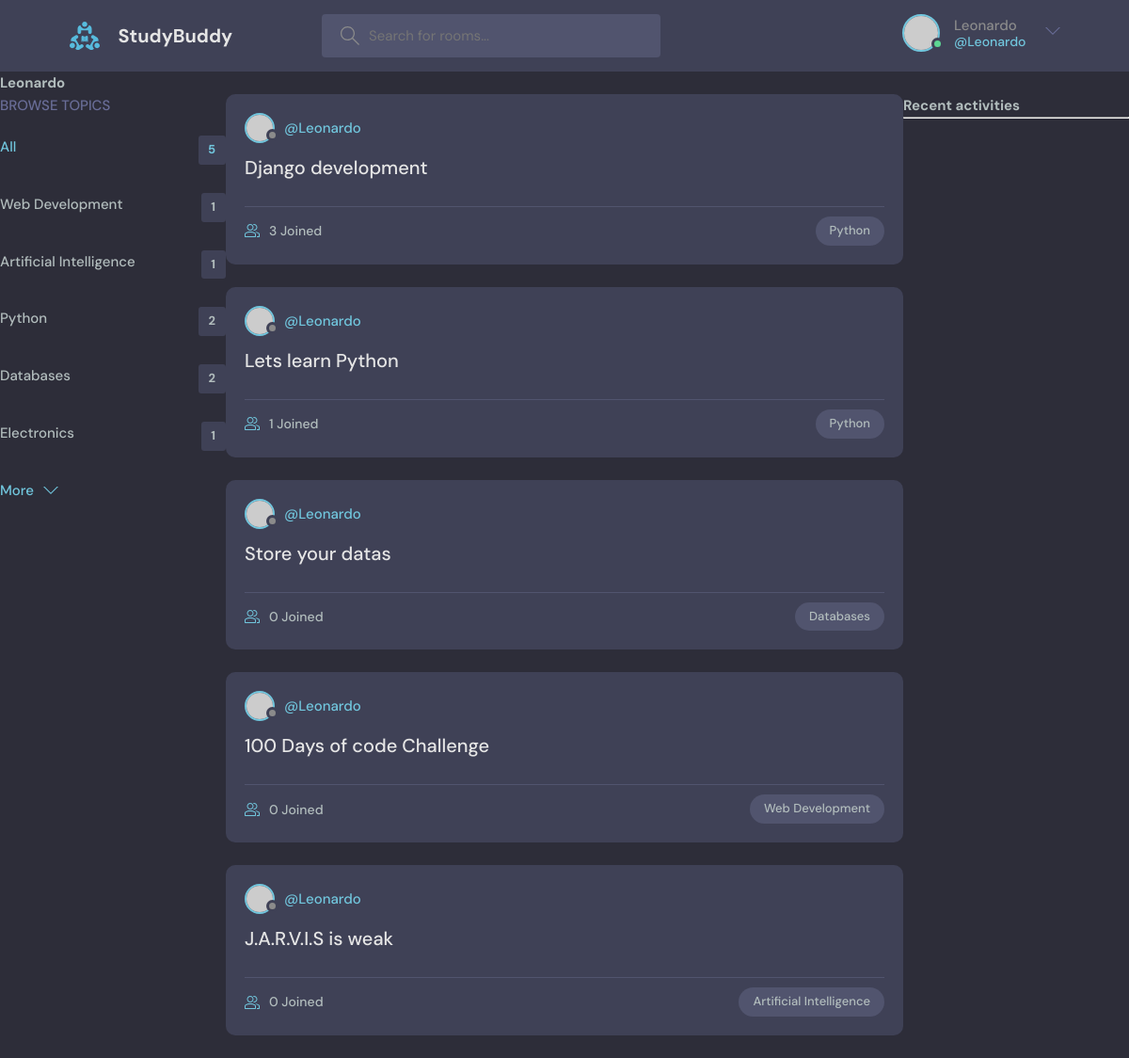
Screenshot of /profile/1 (signed in) with the database file from the repository.
### base/models.py (models this page shows, shortened)
class Topic(models.Model):
    name = models.CharField(max_length=200)

class Room(models.Model):
    host = models.ForeignKey(User, on_delete=models.SET_NULL, null=True)
    topic = models.ForeignKey(Topic, on_delete=models.SET_NULL,null=True)
    name = models.CharField(max_length=200)
    description = models.TextField(null=True, blank=True)
    participants = models.ManyToManyField(User, related_name='participants', blank=True)
    updated = models.DateTimeField(auto_now=True)
    created = models.DateTimeField(auto_now_add=True)
    class Meta:
        ordering = ['-updated', '-created']

### base/views.py (the view)
# urls.py: path('profile/<int:id>', views.userProfile, name='userprofile'),
def userProfile(request, id):
    user = User.objects.get(id=id)
    rooms = user.room_set.all()
    room_messages = user.message_set.all()
    topics = Topic.objects.all()
    context = {'user':user, 'rooms':rooms, 'topics': topics, 'room-messages': room_messages}
    return render(request, 'base/profile.html', context)

### base/templates/base/profile.html (shortened to what this page needs)
{% extends "main.html" %}
{% block content %}
<h1>{{ user.username }}</h1>
<div class="profile-container">
    <div>
        {% include "base/topics_component.html" %}
    </div>
    <div>
        {% include "base/feed_component.html" %}
    </div>
    <div>
        {% include "base/activity_component.html" %}
    </div>
</div>
{% endblock %}

### templates/navbar.html (shortened to what this page needs)
{% load static %}
<header class="header header--loggedIn">
    <div class="container">
      <a href="{% url 'home' %}" class="header__logo">
        <img src="{% static 'images/logo.svg' %}" />
        <h1>StudyBuddy</h1>
      </a>
      <form class="header__search" method="GET" action="{% url 'home' %}">
        <label>
          <input placeholder="Search for rooms..." />
        </label>
      </form>
      <nav class="header__menu">
        {% if request.user.is_authenticated %}
        <div class="header__user">
          <a href="profile.html">
            <div class="avatar avatar--medium active">
              <img src="https://randomuser.me/api/portraits/men/37.jpg" />
            </div>
            <p>{{ request.user.username }}<span>@{{ request.user.username }}</span></p>
          </a>
          <button class="dropdown-button">
            <svg version="1.1" xmlns="http://www.w3.org/2000/svg" width="32" height="32" viewBox="0 0 32 32">
              <title>chevron-down</title>
              <path d="M16 21l-13-13h-3l16 16 16-16h-3l-13 13z"></path>
            </svg>
          </button>
        </div>
        {% else %}
        <a href="{% url 'login' %}">
          <img src="{% static 'images/avatar.svg' %}" />
          <p>Login</p>
        </a>
        {% endif %}
      </nav>
    </div>
  </header>

### base/templates/base/topics_component.html
<div class="topics">
    <div class="topics__header">
      <h2>Browse Topics</h2>
    </div>
    <ul class="topics__list">
      <li>
        <a href="{% url 'home' %}" class="active">All <span>{{topics.count}}</span></a>
      </li>
      {% for topic in topics %}
      <li>
        <a href="{% url 'home' %}?q={{ topic.name }}">{{topic.name}}<span>{{topic.room_set.all.count}}</span></a>
      </li>
      {% endfor %}
    <a class="btn btn--link" href="topics.html">
      More
      <svg version="1.1" xmlns="http://www.w3.org/2000/svg" width="32" height="32" viewBox="0 0 32 32">
        <title>chevron-down</title>
        <path d="M16 21l-13-13h-3l16 16 16-16h-3l-13 13z"></path>
      </svg>
    </a>
  </div>

### base/templates/base/feed_component.html (shortened to what this page needs)
{% for room in rooms %}
<div class="roomListRoom">
    <div class="roomListRoom__header">
      <a href="{% url 'userprofile' room.host.id %}" class="roomListRoom__author">
        <div class="avatar avatar--small">
          <img src="https://randomuser.me/api/portraits/women/11.jpg" />
        </div>
        <span>@{{room.host.username}}</span>
      </a>
    </div>
    <div class="roomListRoom__content">
      <a href="{% url 'room' room.id %}">{{room.name}}</a>
    </div>
    <div class="roomListRoom__meta">
      <a href="{% url 'room' room.id %}" class="roomListRoom__joined">
        {{room.participants.all.count}} Joined
      </a>
      <p class="roomListRoom__topic">{{room.topic.name}}</p>
    </div>
  </div>
{% endfor %}

### base/templates/base/profile.html (style rules this page uses)
.profile-container { display: grid ; grid-template-columns: 1fr 3fr 1fr; }

### rows the page displays
Topic: name "Web Development", room_set.all.count "1"
Topic: name "Artificial Intelligence", room_set.all.count "1"
Topic: name "Python", room_set.all.count "2"
Topic: name "Databases", room_set.all.count "2"
Topic: name "Electronics", room_set.all.count "1"
Room: host.username "Leonardo", name "Django development", participants.all.count "3", topic.name "Python"
Room: host.username "Leonardo", name "Lets learn Python", participants.all.count "1", topic.name "Python"
Room: host.username "Leonardo", name "Store your datas", participants.all.count "0", topic.name "Databases"
Room: host.username "Leonardo", name "100 Days of code Challenge", participants.all.count "0", topic.name "Web Development"
Room: host.username "Leonardo", name "J.A.R.V.I.S is weak", participants.all.count "0", topic.name "Artificial Intelligence"

### other values shown
{{ request.user.username }} "Leonardo"
{{ user.username }} "Leonardo"
{{ topics.count }} "5"
